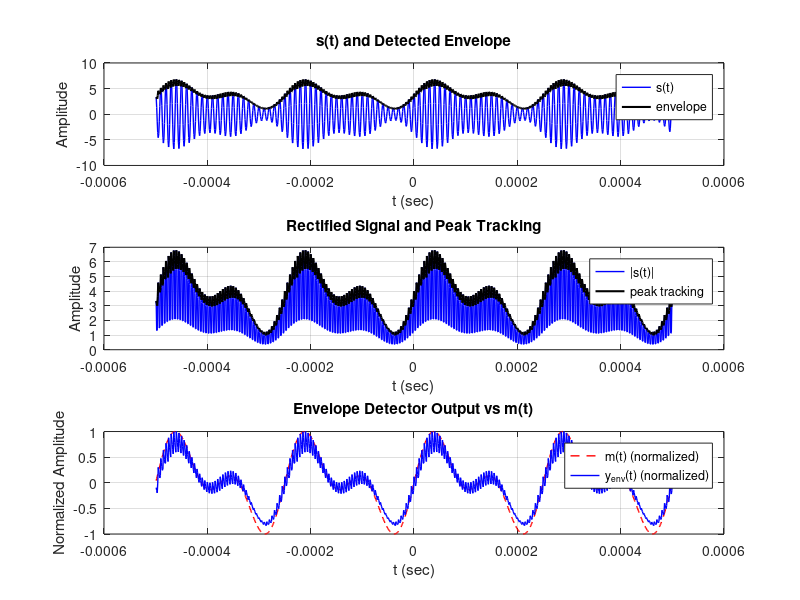

The MATLAB source for this figure: (Note: this script raises an error after producing the figure.)
clc; clear; close all;

fs = 1e6;
t = -0.0005+1/fs : 1/fs : 0.0005;

N = length(t);
f = (-N/2:N/2-1)*fs/N;

mt = 2.2*sin(2*pi*4e3*t) + 1.8*sin(2*pi*8e3*t);

Ac = 2;
fc = 1e5;
Ka = 0.2;
ct = Ac*cos(2*pi*fc*t);

st = Ac*(1 + Ka*mt).*ct;

x_rect = abs(st);
alpha = 0.95;
yt_envo = zeros(1, N);
yt_envo(1) = x_rect(1);
for i = 2:N
    if x_rect(i) > yt_envo(i-1)
        yt_envo(i) = x_rect(i);
    else
        yt_envo(i) = alpha*yt_envo(i-1);
    end
end
yt_env = yt_envo - mean(yt_envo);

figure
subplot(3,1,1)
plot(t, st, 'b', 'LineWidth', 1)
hold on
plot(t, yt_envo, 'k', 'LineWidth', 1.5)
hold off
grid on
legend('s(t)', 'envelope')
title('s(t) and Detected Envelope')
xlabel('t (sec)')
ylabel('Amplitude')

subplot(3,1,2)
plot(t, x_rect, 'b', 'LineWidth', 1)
hold on
plot(t, yt_envo, 'k', 'LineWidth', 1.5)
hold off
grid on
legend('|s(t)|', 'peak tracking')
title('Rectified Signal and Peak Tracking')
xlabel('t (sec)')
ylabel('Amplitude')

subplot(3,1,3)
plot(t, mt/max(abs(mt)), 'r--', 'LineWidth', 1)
hold on
plot(t, yt_env/max(abs(yt_env)), 'b', 'LineWidth', 1)
hold off
grid on
legend('m(t) (normalized)', 'y_{env}(t) (normalized)')
title('Envelope Detector Output vs m(t)')
xlabel('t (sec)')
ylabel('Normalized Amplitude')
sgtitle('Lab 4 Demo: AM Envelope (Diode) Detector (Ka = 0.2)')
